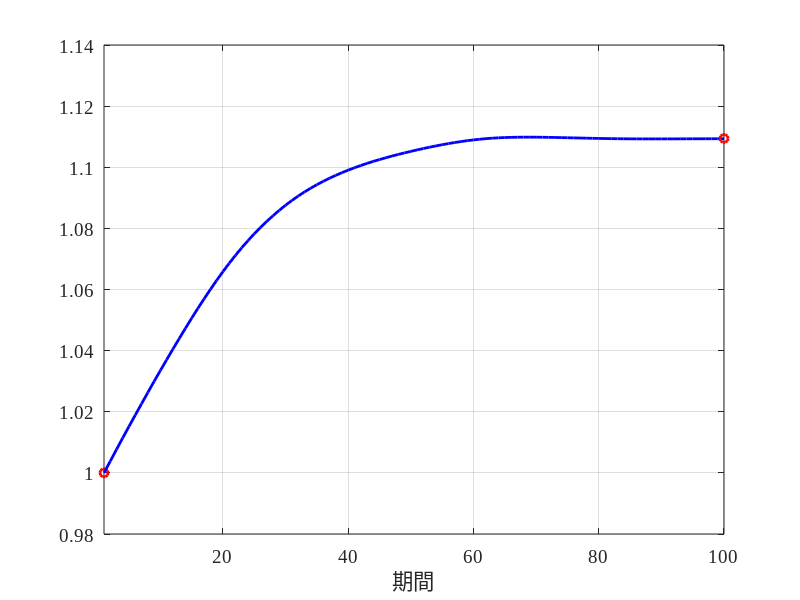
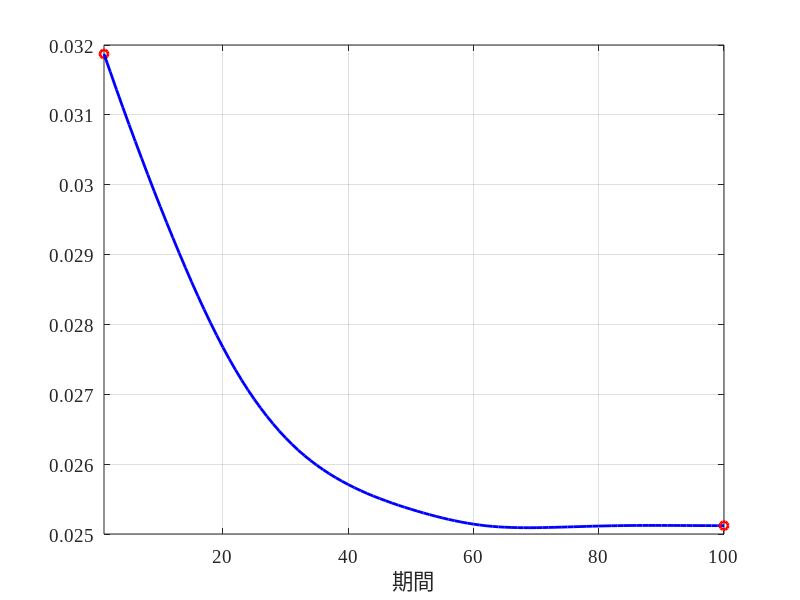

Reproduce these figures in MATLAB, in order.

%==========================================================================
% STOCHASTIC OLG: Transition Dynamics
% Quantiative Macro Textbook Chapter 7
% WRITTEN By Sagiri Kitao
% Comments welcome --> [email]
%==========================================================================

clc; close all; clear all;

ind_TR=4;
    % =1 COMPUTE INITIAL/FINAL SS
    % =2 COMPUTE TRANSITION STARTING WITH GENERIC INITIAL GUESS (AFTER 1)
    % =3 COMPUTE TRANSITION STARTING WITH SAVED INITIAL GUESS (AFTER 2)
    % =4 PLOT TRANSITION RESULTS (AFTER 2/3)
    % =5 COMPUTE WELFARE EFFECTS


%==========================================================================
% SET PARAMETER VALUES
%==========================================================================

alpha=0.40;         % CAPITAL SHARE
delta=0.08;         % DEPRECIATION RATE
beta=0.98;          % DISCOUNT FACTOR

rho0=0.5;           % SS REPLACEMENT RATE (INITIAL SS)
rho1=0.25;          % SS REPLACEMENT RATE (FINAL SS)

NT=100;             % TRANSITION PERIOD

% ITERATION PARAMETERS
maxiter=2000;       % MAX NUMBER OF ITERATIONS
tol=1e-3;           % ERROR TOLERANCE LEVEL
adjK=0.2;           % ADJUSTMENT FACTOR OF CAPITAL IN UPDATING GUESS


% GRID CONSTRUCTION
Nj=61;              % MAX AGE: 61 YEARS MAX (AGE 20-80)
NjW=45;             % WORKING YEARS (RETIRE AT NjW+1) : ENTER AT 21 AND RETIRE AT 65
Na=101;             % ASSET STATE
Na2=2001;           % ASSET CHOICE
Ne=2;               % LABOR PRODUCTIVITY (LOW/HIGH)


minA=0;             % MIN ASSET GRID
maxA=25;            % MAX ASSET GRID
curvA=1.2;          % ASSET GRID DENSITY (=1 EQUAL SIZE)



% LABOR PRODUCTIVITY GRID (MEAN=1)
gride=zeros(Ne,1);
dif=0.3;
gride(1)=1-dif;
gride(2)=1+dif;


% LABOR PRODUCTIVITY TRANSITION MATRIX
Pe=zeros(Ne,Ne);
Pe(1,1)=0.8;
Pe(1,2)=1-Pe(1,1);

Pe(2,2)=Pe(1,1);
Pe(2,1)=1-Pe(2,2);



% AGE DISTRIBUTION (ASSUME NO DEATH AND NO POP GROWTH. SUM TO 1)
meaJ=(1/Nj)*ones(Nj,1);


% AGGREGATE LABOR SUPPLY
L=sum(meaJ(1:NjW));


% ASSET STATE GRID
grida=zeros(Na,1);
grida(1)=minA;
for ac=2:Na
    grida(ac)=grida(1)+(maxA-minA)*((ac-1)/(Na-1))^curvA;
end


% ASSET CHOICE GRID
grida2=zeros(Na2,1);
grida2(1)=minA;
for ac=2:Na2
    grida2(ac)=grida2(1)+(maxA-minA)*((ac-1)/(Na2-1))^curvA;
end


% SPLIT GRIDS IN grida2 TO NEARBY TWO GRIDS IN grida
ac1vec=zeros(Na2,1);
ac2vec=zeros(Na2,1);

pra1vec=zeros(Na2,1);
pra2vec=zeros(Na2,1);

for ac=1:Na2

    xx=grida2(ac);

    if xx>=grida(Na)
        ac1vec(ac)=Na;
        ac2vec(ac)=Na;

        pra1vec(ac)=1;
        pra2vec(ac)=0;
    else
        ind=1;
        while xx>grida(ind+1)
            ind=ind+1;
            if ind+1>=Na
                break
            end
        end

        ac1vec(ac)=ind;

        if ind<Na
            ac2vec(ac)=ind+1;

            dA=(xx-grida(ind))/(grida(ind+1)-grida(ind));
            pra1vec(ac)=1-dA;
            pra2vec(ac)=dA;
        else
            ac2vec(ac)=ind;

            pra1vec(ac)=1;
            pra2vec(ac)=0;
        end

    end

end


% PATH OF SS REPLACEMENT RATE
rhoT=zeros(NT,1);
TT=25; % CONVERGE TO rho1 IN TT YEARS
for tc=1:TT
    rhoT(tc)=rho0+((rho1-rho0)/(TT-1))*(tc-1);
end
rhoT(TT+1:NT)=rho1;


% PATH OF TAX RATE
tauT=zeros(NT,1);
for tc=1:NT
    tauT(tc)=rhoT(tc)*sum(meaJ(NjW+1:Nj))/sum(meaJ(1:NjW));
end
tau0=tauT(1);
tau1=tauT(NT);


if ind_TR==1 % COMPUTE INITIAL AND FINAL SS

    for ind_SS=1:2

        disp(['NOW COMPUTING SS ',num2str(ind_SS)])

        %=======================
        % COMPUTE INITIAL SS
        %=======================

        % VALUE FUNCTION/SOLUTION (INITIALIZATION)
        vfun=zeros(Nj,Ne,Na);
        afunG=zeros(Nj,Ne,Na);

        afun=zeros(Nj,Ne,Na);

        % INCOME GRID (INITIALIZATION)
        y=zeros(Nj,Ne);

        % DISTRIBUTION (INITIALIZATION)
        mea=zeros(Nj,Ne,Na);

        % SS REPLACEMENT RATE AND TAX RATE
        if ind_SS==1
            rho=rho0;
            tau=tau0;
        else
            rho=rho1;
            tau=tau1;
        end

        % INITIAL GUESS OF K
        K=6;
        if ind_SS==1
            K=6.1676;
        else
            K=6.8425;
        end

        for iter=1:maxiter

            % COMPUTE r/w/ss
            r=alpha*(K/L)^(alpha-1)-delta;
            w=(1-alpha)*(K/L)^alpha;
            ss=rho*w;

            % NET INCOME BY AGE
            for jc=1:NjW
                for ec=1:Ne
                    yvec(jc,ec)=(1-tau)*w*gride(ec);
                end
            end
            yvec(NjW+1:Nj,1:Ne)=ss;


            % HOUSEHOLD PROBLEM: FROM LAST AGE Nj TO 1 (BACKWARDS)

            % (1) AGE Nj (LAST AGE)
            jc=Nj;
            for ec=1:Ne
                for ac=1:Na
                    c=yvec(jc,ec)+(1+r)*grida(ac);
                    vfun(jc,ec,ac)=log(c);
                    afunG(jc,ec,ac)=1; % NO SAVING

                    afun(jc,ec,ac)=grida2(1);
                end
            end


            % (2) AGE Nj-1:1
            for jc=Nj-1:-1:1

                for ec=1:Ne

                    y=yvec(jc,ec);

                    for ac=1:Na

                        vtemp  = -1000000*ones(Na2,1); % INITIALIZATION (STORE VALUES)
                        accmax = Na2;

                        for acc=1:Na2

                            c=y+(1+r)*grida(ac)-grida2(acc);

                            if c<=0
                                accmax=acc-1;
                                break
                            end

                            acc1 = ac1vec(acc);
                            acc2 = ac2vec(acc);

                            vpr=0;
                            for ecc=1:Ne
                                vpr=vpr+Pe(ec,ecc)*(pra1vec(acc)*vfun(jc+1,ecc,acc1)+pra2vec(acc)*vfun(jc+1,ecc,acc2));
                            end
                            vtemp(acc)=log(c)+beta*vpr;

                        end % acc

                        [val,index]     = max(vtemp(1:accmax));

                        vfun(jc,ec,ac)  = val;
                        afunG(jc,ec,ac) = index; % GRID FROM grida2
                        afun(jc,ec,ac)  = grida2(index);

                    end % ac

                end % ec

            end % jc



            % COMPUTE DISTRIBUTION mea
            mea=zeros(Nj,Ne,Na);        % INITIALIZATION
            mea(1,:,1)=meaJ(1)/Ne;      % ZERO ASSET AT AGE 1

            for jc=1:Nj-1
                for ec=1:Ne
                    for ac=1:Na

                        meaX=mea(jc,ec,ac);

                        acc=afunG(jc,ec,ac);

                        acc1 = ac1vec(acc);
                        acc2 = ac2vec(acc);

                        pra1 = pra1vec(acc);
                        pra2 = pra2vec(acc);

                        for ecc=1:Ne
                            mea(jc+1,ecc,acc1)=mea(jc+1,ecc,acc1)+Pe(ec,ecc)*pra1*meaX;
                            mea(jc+1,ecc,acc2)=mea(jc+1,ecc,acc2)+Pe(ec,ecc)*pra2*meaX;
                        end

                    end
                end
            end

            errm=abs(sum(sum(sum(mea)))-1);
            if errm>1e-4
                disp(['error in computation of distribution: ind_SS=',num2str(ind_SS),'errm=',num2str(errm),' ind_SS=',num2str(ind_SS)])
                break
            end

            mea_maxA=sum(sum(mea(:,:,Na)));
            if mea_maxA > 1e-3
                disp(['measure at max asset grid is large',num2str(mea_maxA)])
            end

            % COMPUTE ERROR IN K=A
            A=sum(sum(sum(afun.*mea)));
            errK = abs(K-A);

            if errK<tol
                disp(['K converged: iter=',num2str(iter)])
                break
            end

            if iter>maxiter
                disp(['WARN: iter>maxiter: iter=',num2str(iter),' errK=',num2str(errK)])
            end

            % UPDATE K
            K=K+adjK*(A-K);
            disp([num2str(iter),'   errK   ',num2str(errK)])

        end % iter

        if ind_SS==1
            K_SS0=K;
            mea_SS0=mea;
            vfun_SS0=vfun; % USED FOR WELFARE COMPUTATION ONLY
        else
            K_SS1=K;
            vfun_SS1=vfun;
        end

    end % ind_SS=1 OR 2

    save('SS_saver','K_SS0','K_SS1','vfun_SS1','mea_SS0')
    save('SS_welf','vfun_SS0','mea_SS0')
    disp('saved')


elseif ind_TR==2 | ind_TR==3

    %==========================
    % INITIAL GUESS FOR KT: KT0
    %==========================

    load('SS_saver') % READ 'K_SS0','K_SS1','vfun_SS1','mea_SS0'

    if  ind_TR==2 % USE GENERIC INITIAL GUESS

        KT0=K_SS1*ones(NT,1);
        NT0=30;
        intK=(K_SS1-K_SS0)/(NT0-1);

        for tc=1:NT0
            KT0(tc)=K_SS0+intK*(tc-1);
        end

    elseif ind_TR==3 % USE SAVED INITIAL GUESS

        load('TR_saver') % READ SAVED 'KT0'

    end % ind_TR


    ind_PLOT=1;
    if ind_PLOT==1
        time=1:NT;
        figure('Name','KT guess')
        plot(time,KT0)
    end


    %=============================
    % COMPUTE TRANSITION
    %=============================

    % NEW CAPITAL (INITIALIZATION)
    KT1=zeros(NT,1);

    % POLICY FUNCTION (INITIALIZATION)
    afunGT=zeros(NT,Nj,Ne,Na);

    % VALUE OF COHORT (USED FOR WELFARE COMPUTATION)
    vfun_TR=zeros(NT,Ne);
    vfun_TR0=zeros(Nj,Ne,Na);

    maxiterTR = 2; %50; % 10;
    iterTR    = 1;

    errK     = 1;
    errKTol  = 1e-4; %0.001;

    errKvec=zeros(maxiterTR,1); 

    adjK=0.05;

    while (errK>errKTol) & (iterTR<maxiterTR)

        %=====================================================
        % COMPUTE VALUE FUNCTION FROM t=NT to 1 (BACKWARDS)
        %=====================================================

        vfun0 = vfun_SS1; % VALUE IN THE FINAL SS (NEXT PERIOD AT TIME NT)

        for tc=NT:-1:1

            r=alpha*((KT0(tc)/L)^(alpha-1))-delta;
            w=(1-alpha)*(KT0(tc)/L)^alpha;
            rho=rhoT(tc);
            tau=tauT(tc);
            ss=rho*w;

            % NET INCOME BY AGE
            for jc=1:NjW
                for ec=1:Ne
                    yvec(jc,ec)=(1-tau)*w*gride(ec);
                end
            end
            yvec(NjW+1:Nj,1:Ne)=ss;


            %  INITIALIZATION
            vfun1  = zeros(Nj,Ne,Na); % NEW VALUE FUNCTION (AT TIME tc)
            afunG  = zeros(Nj,Ne,Na); % SOLUTION GRID
            afun   = zeros(Nj,Ne,Na); % SOLUTION LEVEL


            % HOUSEHOLD PROBLEM: FROM LAST AGE Nj TO 1 (BACKWARDS) AT time tc

            % (1) AGE Nj (LAST AGE)
            jc=Nj;
            for ec=1:Ne
                for ac=1:Na
                    c=yvec(jc,ec)+(1+r)*grida(ac);
                    vfun1(jc,ec,ac)=log(c); % NOTE: vfun1
                    afunG(jc,ec,ac)=1; % NO SAVING
                    afun(jc,ec,ac)=grida2(1);
                end
            end


            % (2) AGE Nj-1:1
            for jc=Nj-1:-1:1

                for ec=1:Ne

                    y=yvec(jc,ec);

                    for ac=1:Na

                        vtemp  = -1000000*ones(Na2,1); % INITIALIZATION (STORE VALUES)
                        accmax = Na2;

                        for acc=1:Na2

                            c=y+(1+r)*grida(ac)-grida2(acc);

                            if c<=0
                                accmax=acc-1;
                                break
                            end

                            acc1 = ac1vec(acc);
                            acc2 = ac2vec(acc);

                            vpr=0;
                            for ecc=1:Ne
                                vpr=vpr+Pe(ec,ecc)*(pra1vec(acc)*vfun0(jc+1,ecc,acc1)+pra2vec(acc)*vfun0(jc+1,ecc,acc2)); % NOTE: vfun0
                            end
                            vtemp(acc)=log(c)+beta*vpr;

                        end % acc

                        [val,index]     = max(vtemp(1:accmax));

                        vfun1(jc,ec,ac) = val; % NOTE: vfun1
                        afunG(jc,ec,ac) = index; % GRID FROM grida2
                        afun(jc,ec,ac)  = grida2(index);

                    end % ac

                end % ec

            end % jc

            % UPDATE vfun0 FOR NEXT PERIOD (tc-1)
            vfun0 = vfun1;

            % SAVE POLICY FUNCTION (SOLUTION GRID)
            afunGT(tc,:,:,:)=afunG;

            % SAVE ASSET (LEVEL)
            afunT(tc,:,:,:)=afun;

            disp(['iterTR=',num2str(iterTR),'  tc=',num2str(tc)])


            vfun_TR(tc,:)=vfun1(1,:,1);
            if tc==1
                vfun_TR0=vfun1;
            end

        end % tc



        %=====================================================
        % COMPUTE DISTRIBUTION meaT: FROM t=1 TO NT (FORWARD)
        %=====================================================

        meaT=zeros(NT,Nj,Ne,Na); % INITIALIZATION

        meaT(1,:,:,:)=mea_SS0; % DIST IN THE INITIAL SS

        mea0=mea_SS0;

        errm=abs(sum(sum(sum(mea0)))-1);

        if errm>1e-4
            disp(['error in computation of distribution mea1: errm=',num2str(errm),'mea0 before computing transition'])
            stop
            %break
        end

        for tc=1:NT-1

            afunG(:,:,:)=afunGT(tc,:,:,:);

            mea1=zeros(Nj,Ne,Na);           % INITIALIZATION
            mea1(1,:,1)=meaJ(1)/Ne;         % ZERO ASSET AT AGE 1

            for jc=1:Nj-1
                for ec=1:Ne
                    for ac=1:Na

                        meaX=mea0(jc,ec,ac); % NOTE meaX/mea0

                        acc=afunG(jc,ec,ac);

                        acc1 = ac1vec(acc);
                        acc2 = ac2vec(acc);

                        pra1 = pra1vec(acc);
                        pra2 = pra2vec(acc);

                        for ecc=1:Ne
                            mea1(jc+1,ecc,acc1)=mea1(jc+1,ecc,acc1)+Pe(ec,ecc)*pra1*meaX; % NOTE mea1/meaX
                            mea1(jc+1,ecc,acc2)=mea1(jc+1,ecc,acc2)+Pe(ec,ecc)*pra2*meaX; % NOTE mea1/meaX
                        end

                    end
                end
            end

            errm=abs(sum(sum(sum(mea1)))-1);
            if errm>1e-4
                disp(['error in computation of distribution mea1: errm=',num2str(errm),' tc=',num2str(tc)])
                stop
                %break
            end

            mea_maxA=sum(sum(mea1(:,:,Na)));
            if mea_maxA > 1e-3
                disp(['measure at max asset grid is large: mea_maxA=',num2str(mea_maxA),' tc=',num2str(tc)])
            end

            meaT(tc+1,:,:,:)=mea1;

            mea0=mea1;


        end % tc


        %========================================
        % COMPUTE KT1
        %========================================

        errKT=zeros(NT,1);

        KT1(1)=KT0(1);   % PREDETERMINED
        errKT(1)=0;

        for tc=1:NT-1

            afun(:,:,:)=afunT(tc,:,:,:); % SAVING FOR THE NEXT PERIOD
            mea0(:,:,:)=meaT(tc,:,:,:);

            KT1(tc+1)=sum(sum(sum(mea0.*afun))); % SAVING AT THE BEGINNING OF NEXT PERIOD

            errKT(tc+1)=abs(KT1(tc)-KT0(tc));

        end % tc

        errK=max(errKT);

        errKvec(iterTR)=errK;

        % UPDATE GUESS KT0
        if errK>errKTol

            % KT0(1) IS PREDETERMINED
            for tc=2:NT
                KT0(tc)=KT0(tc)+adjK*(KT1(tc)-KT0(tc));
            end

        else
            disp(['converged: iterTR= ',num2str(iterTR), ' errK= ',num2str(errK)])
        end

        disp(['iterTR= ',num2str(iterTR),'  errK=',num2str(errK)])

        iterTR=iterTR+1;

        % SAVE OUTCOME (DO THIS IN EACH ITERATION JUST IN CASE)
        save('TR_saver','KT0')
        save('TR_solution','K_SS0','K_SS1','KT0')
        save('TR_welf','vfun_TR','vfun_TR0')

    end % while

    if iterTR==maxiterTR
        disp(['iteration not converged: iterTR = ',num2str(iterTR),'errK = ',num2str(errK)])        
    end

elseif ind_TR==4

    load('TR_solution')  %'K_SS0','K_SS1','KT0'

    for tc=1:NT
        rT(tc)=alpha*((KT0(tc)/L)^(alpha-1))-delta;
        wT(tc)=(1-alpha)*(KT0(tc)/L)^alpha;
    end
    
    maxY=100;
    norm=K_SS0;
    gridT=1:NT;

    figure('Name','Capital')
    hold on
    plot(1,K_SS0/norm,'o r','LineWidth',2)
    plot(gridT,KT0/norm,'b','LineWidth',2)
    plot(maxY,K_SS1/norm,'o r','LineWidth',2)
    hold off
    xlabel('Time')
    xlim([1 maxY])
    xlabel('期間')
    box on
    grid on
    set(gca,'Fontsize',14)
    set(gca,'FontName','Times New Roman')
    set(gcf,'color','w')
    saveas(gcf,'fig_olg2_tr_k.eps','epsc2')


    figure('Name','Interest Rate')
    hold on
    plot(1,rT(1),'o r','LineWidth',2)
    plot(gridT,rT,'b','LineWidth',2)
    plot(maxY,rT(NT),'o r','LineWidth',2)
    hold off
    xlabel('Time')
    xlim([1 maxY])
    xlabel('期間')
    box on
    grid on
    set(gca,'Fontsize',14)
    set(gca,'FontName','Times New Roman')
    set(gcf,'color','w')
    saveas(gcf,'fig_olg2_tr_r.eps','epsc2')


elseif ind_TR==5

    load('SS_welf') % vfun_SS0(Nj,Ne,Na),mea_SS0(Nj,Ne,Na)
    load('TR_welf') % vfun_TR(NT,Ne),vfun_TR0(Nj,Ne,Na)
    

    betaJ=zeros(Nj,1);

    for jc=1:Nj
        temp=0;
        for ic=jc:Nj
            temp=temp+beta^(ic-jc);
        end
        betaJ(jc)=temp;
    end

    welf0=zeros(Nj,Ne,Na);
    for jc=1:Nj
        for ec=1:Ne
            for ac=1:Na
                welf0(jc,ec,ac)=exp( (vfun_TR0(jc,ec,ac)-vfun_SS0(jc,ec,ac)) / betaJ(jc))-1;
            end
        end
    end

    welf0_JE=zeros(Nj,Ne);
    for jc=1:Nj
        for ec=1:Ne
            welf0_JE(jc,ec)=sum(welf0(jc,ec,:).*mea_SS0(jc,ec,:))/sum(mea_SS0(jc,ec,:));
        end
    end

    welfTR=zeros(NT,Ne);
    for tc=1:NT
        for ec=1:Ne
            welfTR(tc,ec)=exp( (vfun_TR(tc,ec)-vfun_SS0(1,ec,1)) / betaJ(1) )-1;
        end
    end

    time=1:NT;
    figure('Name','Welf tr')
    hold on
    plot(time,welfTR(:,1),'--k','LineWidth',3)
    plot(time,welfTR(:,2),'-k','LineWidth',3)
    hold off
    legend('low','high','Location','SE')
    box on
    grid on
    xlim([1 60])
    xlabel('コホート生年')
    ylabel('CEV')
    set(gca,'Fontsize',16)
%    set(gca,'FontName','Times New Roman')
    set(gcf,'color','w')
    saveas(gcf,'fig_welf_tr.eps','epsc2')



    age=1:Nj;
    age=age+19;
    figure('Name','Welf initial')
    hold on
    plot(age,welf0_JE(:,1),'--k','LineWidth',3)
    plot(age,welf0_JE(:,2),'-k','LineWidth',3)
    hold off
    legend('low','high','Location','SE')
    box on 
    grid on
    xlabel('年齢')
    ylabel('CEV')
    set(gca,'Fontsize',16)
%    set(gca,'FontName','Times New Roman')
    set(gcf,'color','w')
    saveas(gcf,'fig_welf_0.eps','epsc2')


    jc=21; % 40 YRS OLD
    welf0_AE=zeros(Na,Ne);
    for ac=1:Na
        for ec=1:Ne
            welf0_AE(ac,ec)=welf0(jc,ec,ac);
        end
    end


    figure('Name','Welf initial by asset')
    hold on
    plot(grida,welf0_AE(:,1),'--k','LineWidth',3)
    plot(grida,welf0_AE(:,2),'-k','LineWidth',3)
    hold off
    legend('low','high','Location','SE')
    box on 
    grid on
    xlabel('Asset')
    ylabel('CEV')
    set(gca,'Fontsize',16)
%    set(gca,'FontName','Times New Roman')
    set(gcf,'color','w')

end


